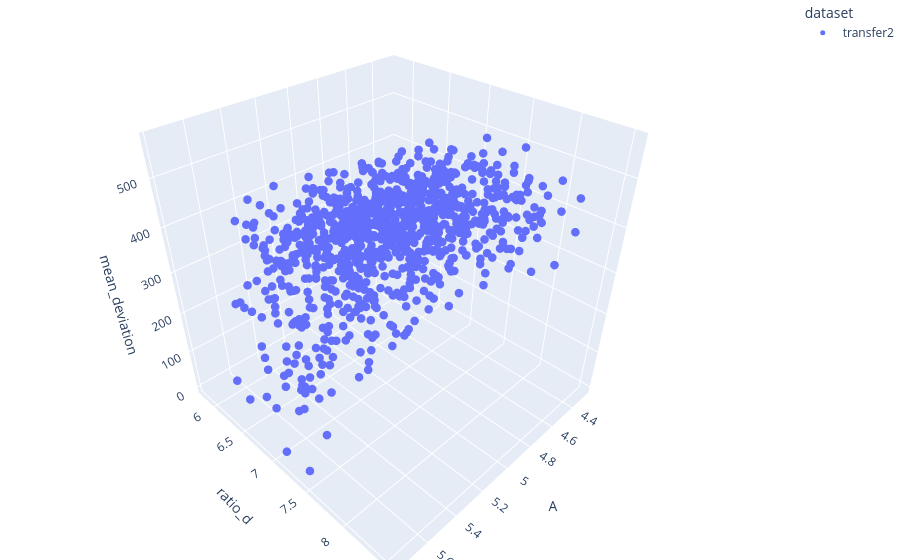

Write notebook code for a chart like this one.
### Code cell
fig = px.scatter_3d(
    df,
    x="A",
    y="ratio_d",
    z="mean_deviation", 
    color="dataset", 
    hover_data={"idx": True},
    color_continuous_scale=px.colors.sequential.Bluered,
)
fig.update_traces(marker_size=5)
fig.update_layout(
    margin=dict(l=0, r=0, b=0, t=0)
)

### Figure 1 — Plotly figure (JSON) as saved in the notebook; plotly's stock layout.template omitted (floating-point values rounded to 4 significant figures; data arrays with more than 128 entries replaced by an {"elided": "..."} marker saying what was removed)
{"data": [{"customdata": {"elided": "1000x1 int values"}, "hovertemplate": "dataset=transfer2<br>A=%{x}<br>ratio_d=%{y}<br>mean_deviation=%{z}<br>idx=%{customdata[0]}<extra></extra>", "legendgroup": "transfer2", "marker": {"color": "#636efa", "size": 5, "symbol": "circle"}, "mode": "markers", "name": "transfer2", "scene": "scene", "showlegend": true, "type": "scatter3d", "x": {"elided": "1000 float values"}, "y": {"elided": "1000 float values"}, "z": {"elided": "1000 float values"}}], "layout": {"legend": {"title": {"text": "dataset"}, "tracegroupgap": 0}, "margin": {"b": 0, "l": 0, "r": 0, "t": 0}, "scene": {"domain": {"x": [0, 1], "y": [0, 1]}, "xaxis": {"title": {"text": "A"}}, "yaxis": {"title": {"text": "ratio_d"}}, "zaxis": {"title": {"text": "mean_deviation"}}}}}
